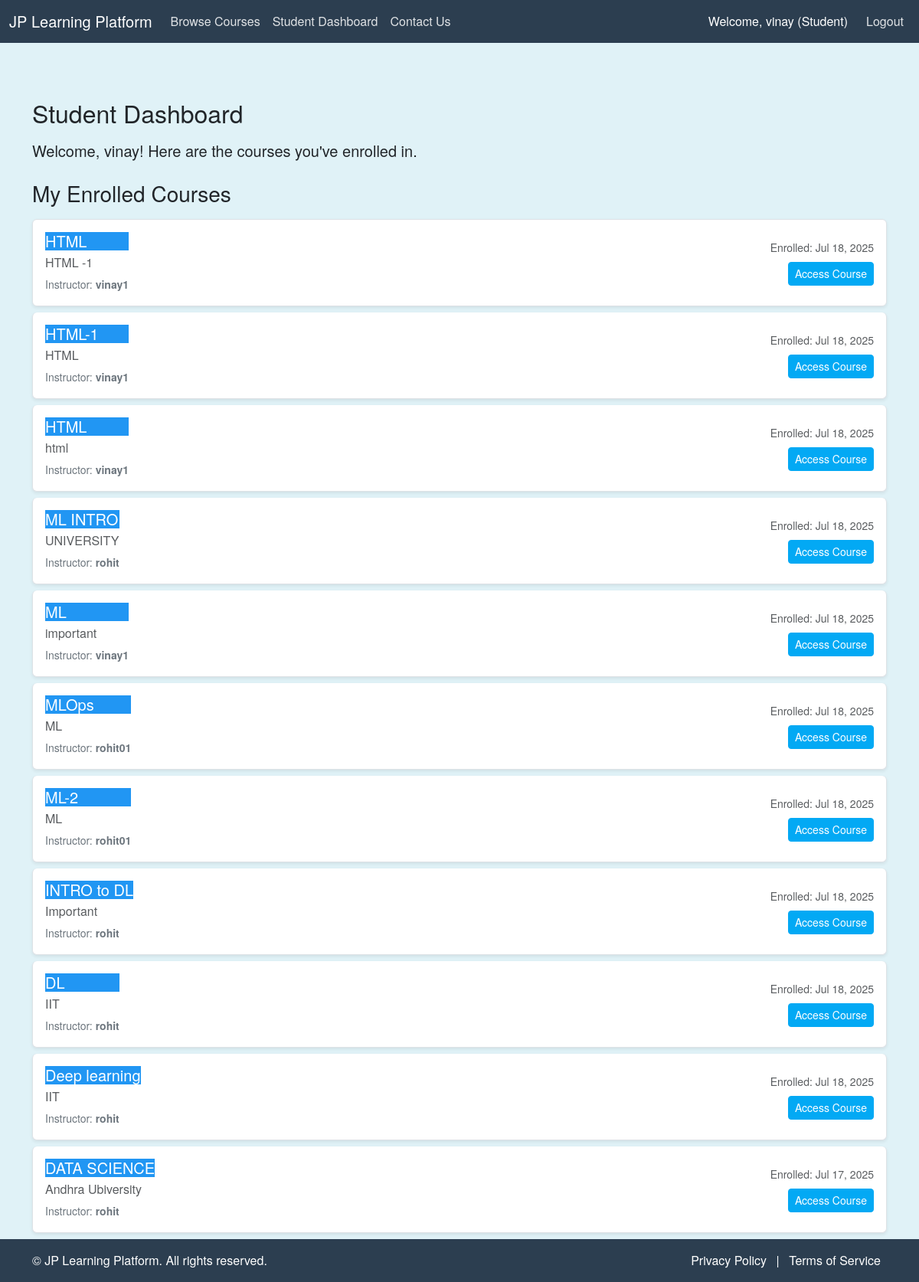
Screenshot of /student/dashboard/ (signed in) with the database file from the repository.
### core/models.py (models this page shows, shortened)
class User(AbstractUser):
    USER_TYPE_CHOICES = (
        ('student', 'Student'),
        ('teacher', 'Teacher'),
    )
    user_type = models.CharField(max_length=10, choices=USER_TYPE_CHOICES, default='student')
    email_otp = models.CharField(max_length=6, blank=True, null=True)
    otp_created_at = models.DateTimeField(blank=True, null=True)

class Enrollment(models.Model):
    student = models.ForeignKey(User, on_delete=models.CASCADE, related_name='enrolled_courses', limit_choices_to={'user_type': 'student'})
    course = models.ForeignKey(Course, on_delete=models.CASCADE, related_name='enrollments')
    enrollment_date = models.DateTimeField(auto_now_add=True)
    completed = models.BooleanField(default=False)
    class Meta:
        unique_together = ('student', 'course')

class Course(models.Model):
    teacher = models.ForeignKey(User, on_delete=models.CASCADE, related_name='courses_taught', limit_choices_to={'user_type': 'teacher'})
    title = models.CharField(max_length=200)
    description = models.TextField()
    price = models.DecimalField(max_digits=10, decimal_places=2)
    category = models.ForeignKey(Category, on_delete=models.SET_NULL, null=True, blank=True, related_name='courses')
    created_at = models.DateTimeField(auto_now_add=True)
    updated_at = models.DateTimeField(auto_now=True)

### student/views.py (the view)
# urls.py: path('dashboard/', views.student_dashboard, name='student_dashboard'),
@login_required
@user_passes_test(is_student, login_url='login')
def student_dashboard(request):
    enrolled_courses = Enrollment.objects.filter(student=request.user).select_related('course', 'course__teacher').order_by('-enrollment_date')
    return render(request, 'student/dashboard.html', {'enrolled_courses': enrolled_courses})

### student/views.py (called while the page is built)
def is_student(user):
    return user.is_authenticated and user.user_type == 'student'

### templates/student/dashboard.html (shortened to what this page needs)
{% extends 'base.html' %}
{% block content %}
<h2 class="mb-3">Student Dashboard</h2>
<p class="lead">Welcome, {{ user.username }}! Here are the courses you've enrolled in.</p>
<h3 class="mt-4 mb-3">My Enrolled Courses</h3>
{% if enrolled_courses %}
<div class="list-group">
{% for enrollment in enrolled_courses %}
<a href="{% url 'course_content_access' enrollment.course.pk %}" class="list-group-item list-group-item-action d-flex flex-column flex-md-row justify-content-between align-items-start align-items-md-center mb-2 p-3 shadow-sm rounded">
<div class="mb-2 mb-md-0">
<h5 class="mb-1 text-primary">{{ enrollment.course.title }}</h5>
<p class="mb-1 text-muted">{{ enrollment.course.description|truncatechars:150 }}</p>
<small class="text-secondary">Instructor: <span class="fw-bold">{{ enrollment.course.teacher.get_full_name|default:enrollment.course.teacher.username }}</span></small>
</div>
<div class="text-md-end">
<small class="d-block text-muted">Enrolled: {{ enrollment.enrollment_date|date:"M d, Y" }}</small>
<button class="btn btn-sm btn-info mt-2">Access Course</button>
</div>
</a>
{% endfor %}
</div>
{% endif %}
{% endblock %}

### templates/base.html (shortened to what this page needs)
<!DOCTYPE html>
<html lang="en">
<head>
<link href="https://cdn.jsdelivr.net/npm/bootstrap@5.3.3/dist/css/bootstrap.min.css" rel="stylesheet">
<link rel="stylesheet" href="/static/css/style.css">
<link rel="stylesheet" href="https://cdn.jsdelivr.net/npm/bootstrap-icons@1.11.3/font/bootstrap-icons.min.css">
</head>
<body>
<nav class="navbar navbar-expand-lg navbar-dark bg-dark fixed-top">
<div class="container-fluid">
<a class="navbar-brand" href="{% url 'home' %}">JP Learning Platform</a>
<div class="collapse navbar-collapse" id="navbarNav">
<ul class="navbar-nav me-auto mb-2 mb-lg-0">
<li class="nav-item">
<a class="nav-link" href="{% url 'course_list' %}">Browse Courses</a>
</li>
{% if user.is_authenticated %}
{% if user.user_type == 'teacher' %}
<li class="nav-item">
<a class="nav-link" href="{% url 'teacher_dashboard' %}">Teacher Dashboard</a>
</li>
{% elif user.user_type == 'student' %}
<li class="nav-item">
<a class="nav-link" href="{% url 'student_dashboard' %}">Student Dashboard</a>
</li>
{% endif %}
{% endif %}
<li class="nav-item">
<a class="nav-link" href="#contact">Contact Us</a>
</li>
</ul>
<ul class="navbar-nav ms-auto">
{% if user.is_authenticated %}
<li class="nav-item">
<span class="nav-link text-white">Welcome, {{ user.username }} ({{ user.user_type|capfirst }})</span>
</li>
<li class="nav-item">
<a class="nav-link btn btn-outline-light ms-2" href="{% url 'logout' %}">Logout</a>
</li>
{% endif %}
</ul>
</div>
</div>
</nav>
<div class="container mt-4 pt-5">
{% block content %}
{% endblock %}
</div>
<footer class="footer py-3 bg-dark text-white mt-auto">
<div class="container">
<div class="row">
<div class="col-md-6 text-center text-md-start">
<span>&copy; {{ "now"|date:"Y" }} JP Learning Platform. All rights reserved.</span>
</div>
<div class="col-md-6 text-center text-md-end">
<a href="#privacy" class="text-white text-decoration-none mx-2">Privacy Policy</a>
<span class="text-white">|</span>
<a href="#terms" class="text-white text-decoration-none mx-2">Terms of Service</a>
</div>
</div>
</div>
</footer>
</body>
</html>

### static/css/style.css (style rules this page uses)
body { padding-top:56px; background-color:#e0f2f7; display:flex; flex-direction:column; min-height:100vh; font-family: 'Helvetica Neue', Helvetica, Arial, sans-serif; }
.form-control,.form-select,.btn { border-radius:.25rem; }
.container.mt-4.pt-5 { flex-grow:1; }
.footer { padding:1rem; background-color:#1a535c; color:#fff; }
.footer .text-white { color:#fff!important; }
.footer .text-decoration-none { text-decoration:none!important; }
.bg-dark { background-color: #2c3e50 !important; }
.navbar-dark .navbar-nav .nav-link { color: rgba(255,255,255,.85); }
.btn-primary, .bg-primary, .text-primary { background-color: #2196f3 !important; border-color: #2196f3 !important; color: #fff !important; }
.btn-info, .bg-info, .text-info { background-color: #03a9f4 !important; border-color: #03a9f4 !important; color: #fff !important; }

### rows the page displays
User: username "vinay", user_type "Student"
Enrollment: course "HTML", course.description "HTML -1", course.teacher.get_full_name "vinay1", enrollment_date "Jul 18, 2025"
Enrollment: course "HTML-1", course.description "HTML", course.teacher.get_full_name "vinay1", enrollment_date "Jul 18, 2025"
Enrollment: course "HTML", course.description "html", course.teacher.get_full_name "vinay1", enrollment_date "Jul 18, 2025"
Enrollment: course "ML INTRO", course.description "UNIVERSITY", course.teacher.get_full_name "rohit", enrollment_date "Jul 18, 2025"
Enrollment: course "ML", course.description "important", course.teacher.get_full_name "vinay1", enrollment_date "Jul 18, 2025"
Enrollment: course "MLOps", course.description "ML", course.teacher.get_full_name "rohit01", enrollment_date "Jul 18, 2025"
Enrollment: course "ML-2", course.description "ML", course.teacher.get_full_name "rohit01", enrollment_date "Jul 18, 2025"
Enrollment: course "INTRO to DL", course.description "Important", course.teacher.get_full_name "rohit", enrollment_date "Jul 18, 2025"
Enrollment: course "DL", course.description "IIT", course.teacher.get_full_name "rohit", enrollment_date "Jul 18, 2025"
Enrollment: course "Deep learning", course.description "IIT", course.teacher.get_full_name "rohit", enrollment_date "Jul 18, 2025"
Enrollment: course "DATA SCIENCE", course.description "Andhra Ubiversity", course.teacher.get_full_name "rohit", enrollment_date "Jul 17, 2025"
